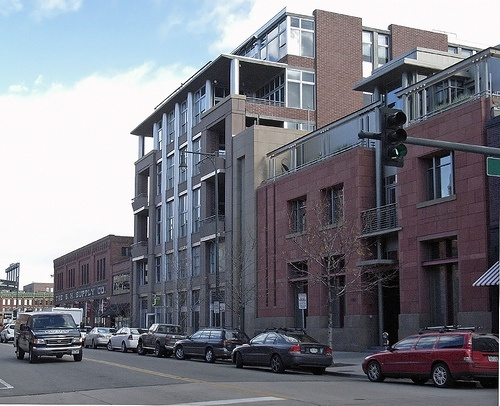
#> input picture TestData/Images/000004.jpg, 500 x 406 px, found by its file name
$ python ImgParser.py   (older library calls are emulated)
#> lines starting #> are read from the running program, lines starting #| are printed output that depends on the picture
import math
import os
import random
import time
import matplotlib.pyplot as plt
import cv2
import numpy as np
from skimage.util import random_noise


class ImgParser:
    def __init__(self, imgpath=None):
        self.imgpath= imgpath
        if self.imgpath != None:
            self.ImgName = os.path.split(self.imgpath)[-1]
            self.img = cv2.imread(imgpath)

    def setImg(self, path):
        '''
            设置图片，获取图片并用cv2读取图片
        :param path: 图片所在路径
        :return:
        '''
        self.imgpath = path
        self.ImgName = os.path.split(self.imgpath)[-1]
        self.img = cv2.imread(self.imgpath)
#> self.img is the input picture: shape (406, 500, 3); mean B, G, R 132.6, 123.8, 122.4


    def addNoise_Img(self, img=None):
        '''
            没指定img默认使用class中的图片
        :param img: 新图片
        :return: 加噪声后的图像array
        '''
        if img == None:
            return random_noise(self.img, mode='gaussian', seed=int(time.time())) *255

        return random_noise(img, mode='gaussian', seed=int(time.time())) *255

    # [60 lines left out: functions filp_img, randomfilp_Img, changeLight_Img, hsv_transform, not called in this run]

    def rotate_Img(self, img=None, angle=5, scale=1.):
        '''
        参考:https://blog.csdn.net/u014540717/article/details/53301195
        输入:
            img:图像array,(h,w,c)
            angle:旋转角度
            scale:默认1
        输出:
            rot_img:旋转后的图像array
        '''
#> called with angle = 5, scale = 1
        if img is None:
            img = self.img
        # ---------------------- 旋转图像 ----------------------
        w = img.shape[1]
#> w = 500
        h = img.shape[0]
#> h = 406
        # 角度变弧度
        rangle = np.deg2rad(angle)  # angle in radians
        # now calculate new image width and height
        nw = (abs(np.sin(rangle) * h) + abs(np.cos(rangle) * w)) * scale
#> nw = 533.5
        nh = (abs(np.cos(rangle) * h) + abs(np.sin(rangle) * w)) * scale
#> nh = 448
        # ask OpenCV for the rotation matrix
        #生成旋转矩阵(新中心点)
        rot_mat = cv2.getRotationMatrix2D((nw * 0.5, nh * 0.5), angle, scale)
        # calculate the move from the old center to the new center combined
        # with the rotation
        #新中心和旧中心的偏移
        rot_move = np.dot(rot_mat, np.array([(nw - w) * 0.5, (nh - h) * 0.5, 0]))
#> rot_move = [18.51, 19.48]
        # the move only affects the translation, so update the translation
        #将偏移加入旋转矩阵
        rot_mat[0, 2] += rot_move[0]
        rot_mat[1, 2] += rot_move[1]
        # 仿射变换
        rot_img = cv2.warpAffine(img,
                                 rot_mat,
                                 (int(math.ceil(nw)),
                                  int(math.ceil(nh))),
                                 flags=cv2.INTER_LANCZOS4,
                                 borderValue=(255, 255, 255))
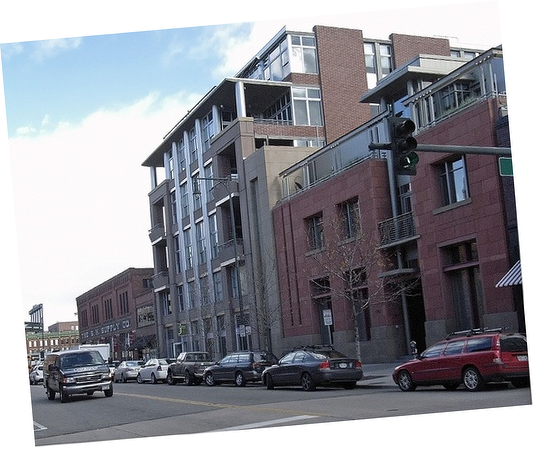
#> rot_img: shape (449, 534, 3); mean B, G, R 151.3, 143.9, 142.7
        return rot_img, rot_mat

    # [38 lines left out: functions shift_Img, resize_Img, not called in this run]


if __name__ == '__main__':
    #I =ImgParser(r'.\TestDate\Images\0001.jpg')
    I = ImgParser()
    I.setImg(r'F:\python_workplace\tools-VOC\TestData\Images\000004.jpg')
    img5, _ =I.rotate_Img()
#> (the run stopped early here; a loop or call above may not have finished)

$ run again, with DateAugmentLabelImg/TestDate/Images/0001.jpg copied over TestData/Images/000004.jpg
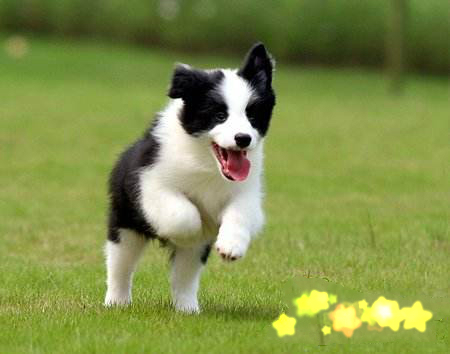
#> input picture DateAugmentLabelImg/TestDate/Images/0001.jpg, 450 x 354 px, found by its file name
#> in setImg, self.img is the input picture: shape (354, 450, 3); mean B, G, R 73.1, 143.3, 129.3
#> in rotate_Img, `rot_img = cv2.warpAffine(img, rot_mat, (int(math.ceil(nw)), int(math.c..`:
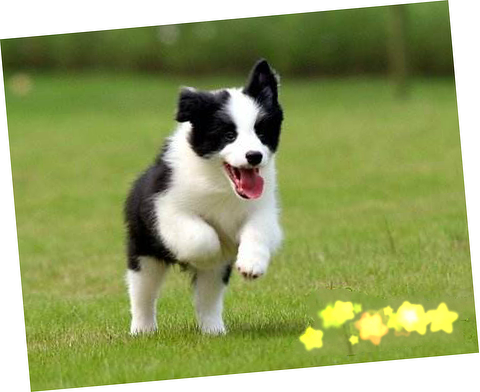
#> rot_img: shape (392, 480, 3); mean B, G, R 100.8, 160.4, 148.5
